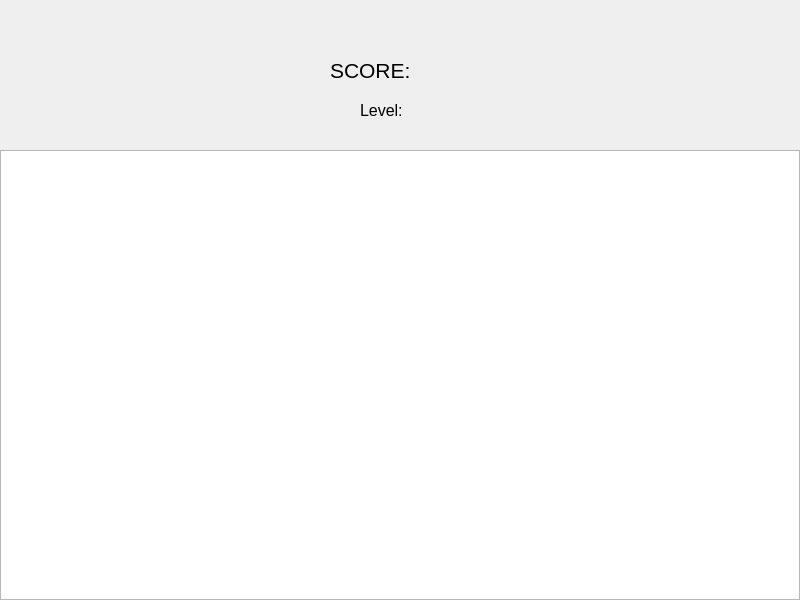
<?xml version="1.0" encoding="UTF-8"?>
<ui version="4.0">
 <class>GamePage</class>
 <widget class="QWidget" name="GamePage">
  <property name="geometry">
   <rect>
    <x>0</x>
    <y>0</y>
    <width>800</width>
    <height>600</height>
   </rect>
  </property>
  <property name="font">
   <font>
    <pointsize>16</pointsize>
   </font>
  </property>
  <widget class="QGraphicsView" name="graphicsView">
   <property name="geometry">
    <rect>
     <x>0</x>
     <y>150</y>
     <width>800</width>
     <height>450</height>
    </rect>
   </property>
   <property name="focusPolicy">
    <enum>Qt::FocusPolicy::NoFocus</enum>
   </property>
  </widget>
  <widget class="QLabel" name="label">
   <property name="geometry">
    <rect>
     <x>330</x>
     <y>50</y>
     <width>140</width>
     <height>40</height>
    </rect>
   </property>
   <property name="font">
    <font>
     <pointsize>16</pointsize>
    </font>
   </property>
   <property name="text">
    <string>SCORE: </string>
   </property>
  </widget>
  <widget class="QLabel" name="lvlLabel">
   <property name="geometry">
    <rect>
     <x>360</x>
     <y>100</y>
     <width>80</width>
     <height>20</height>
    </rect>
   </property>
   <property name="font">
    <font>
     <pointsize>12</pointsize>
    </font>
   </property>
   <property name="text">
    <string>Level: </string>
   </property>
  </widget>
 </widget>
 <resources/>
 <connections/>
</ui>
